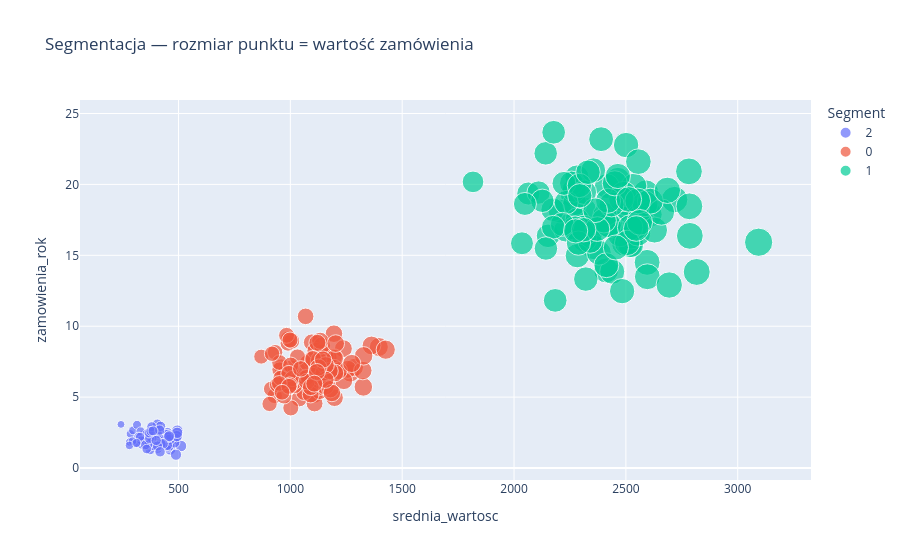

Notebook source saved alongside this figure:
### Markdown cell above
### 3.4. Więcej informacji na jednym wykresie + eksport

Plotly pozwala zakodować dodatkowe wymiary: `size` (rozmiar punktu) i `hover_data` (co pokazać po najechaniu). Trzy zmienne na jednym obrazku: x, y i rozmiar.

### Code cell
fig3 = px.scatter(
    klienci, x='srednia_wartosc', y='zamowienia_rok',
    color='segment_txt', size='srednia_wartosc',
    hover_data=['srednia_wartosc', 'zamowienia_rok'],
    title='Segmentacja — rozmiar punktu = wartość zamówienia',
    labels={'segment_txt': 'Segment'},
    opacity=0.7,
)
fig3.show()
